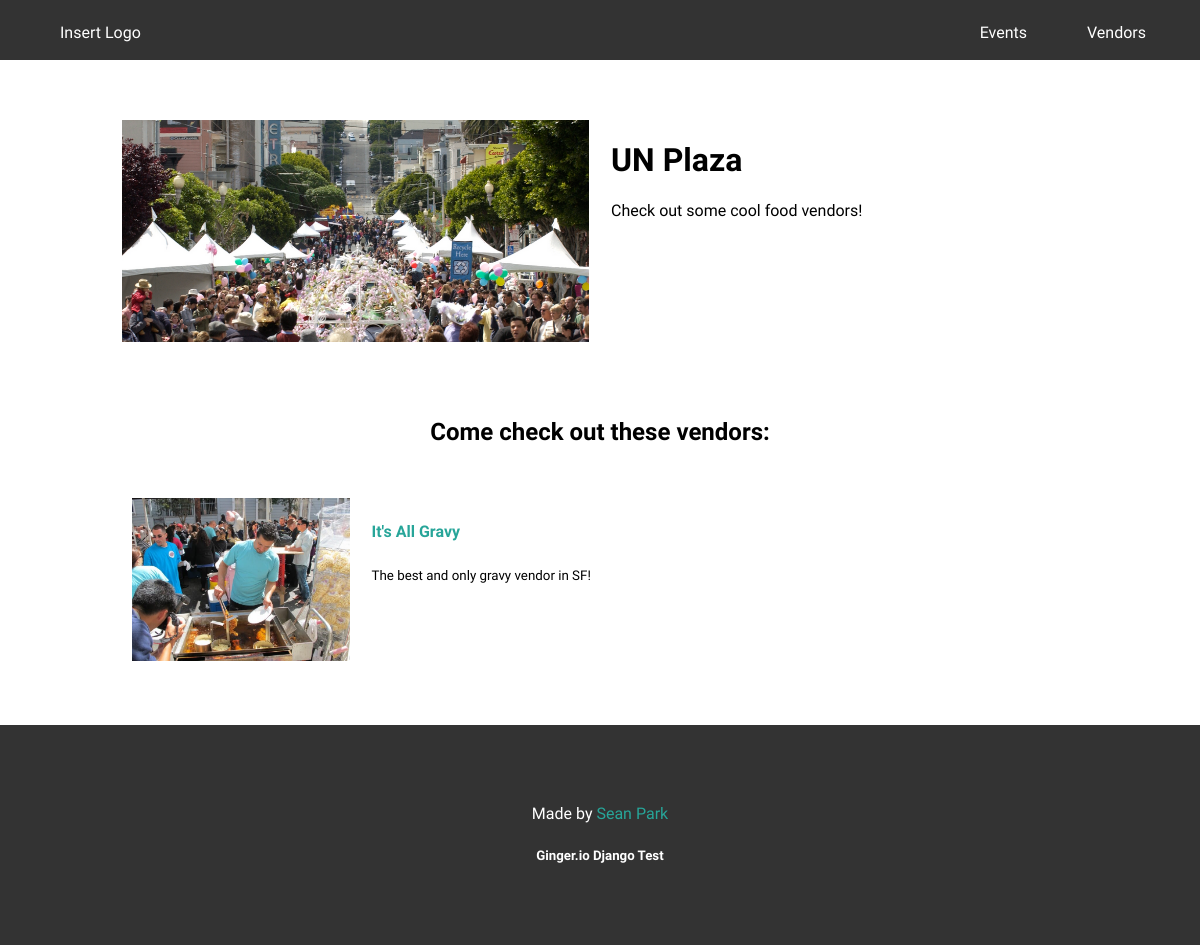
The app's page /events/2/ with its own data.
### events/models.py (models this page shows)
class Event(models.Model):
	name = models.CharField(max_length=50)
	description = models.CharField(max_length=200)
	start_time = models.DateTimeField()
	end_time = models.DateTimeField()
	location = models.CharField(max_length=200)
	def __str__(self):
		return self.name

### vendors/models.py (models this page shows)
class Vendor(models.Model):
	name = models.CharField(max_length=50)
	events = models.ManyToManyField(Event)
	description = models.CharField(max_length=200)
	def __str__(self):
		return self.name

### events/views.py (the view)
# urls.py: url(r'^(?P<event_id>[0-9]+)/$', views.detail, name='detail'),
def detail(request, event_id):
    event = get_object_or_404(Event, pk=event_id)
    return render(request, 'events/detail.html', {'event': event})

### events/templates/events/detail.html (shortened to what this page needs)
{% extends "base.html" %}
{% load static %}
{% block content %}
	<table>
		<td style="padding-left: 0;">
			<img src="{% static 'event.png' %}">
		</td>
		<td>
			<h1>{{ event }}</h1>
			<p>{{ event.description }}</p>
		</td>
	</table>
	<h2 style="margin: 60px 0 40px 0;">Come check out these vendors:</h2>
	<table>
		{% for vendor in event.vendor_set.all|slice:"5" %}
		<tr>
			<td>
				<a href="{% url 'vendors:detail' vendor.id %}">
					<img src="{% static 'vendor.jpg' %}">
				</a>
			</td>
			<td colspan="3">
				<h4><a href="{% url 'vendors:detail' vendor.id %}" class="link">{{vendor}}</a></h4>
				<small>{{vendor.description | truncatechars:50}}</small>
			</td>
		{% endfor %}
	</table>
{% endblock %}

### static/base-styles.css (style rules this page uses)
html { font-family: 'Signika', sans-serif; }
* { max-width: 100%; }
body { margin: 0; }
a { text-decoration: none; color: inherit; }
.link { color: #27a599; text-decoration: none; transition: all .35s ease; line-height: 25px; padding-bottom: 2px; border-bottom: 2px solid transparent; }
table { table-layout: fixed; width: 100%; }
table td { padding: 10px; vertical-align: top; text-align: left; }

### records on screen
Event: name "UN Plaza", description "Check out some cool food vendors!"
Vendor: name "It's All Gravy", description "The best and only gravy vendor in SF!"
